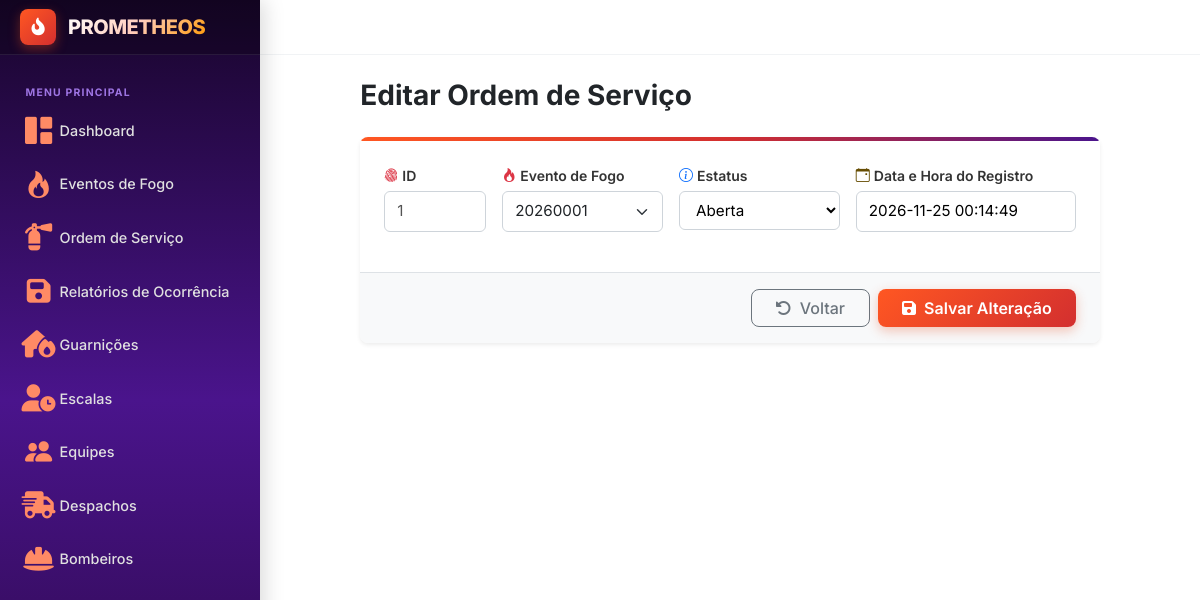
The page /ordemServico/editar/1 on the database its author committed.
### evento_fogo/models.py (models this page shows, shortened)
class OrdemServico(models.Model):
    id = models.IntegerField(primary_key=True)
    id_evento_fogo = models.OneToOneField(EventoFogo, on_delete=models.CASCADE)
    data_emissao = models.DateTimeField()
    estatus = models.CharField(choices=Estatus, default=Estatus.ABERTA)

### evento_fogo/views.py (the view)
# urls.py: path('ordemServico/editar/<id>', fogoViews.editaOrdemServico, name='editaOrdemServico'),
def editaOrdemServico(request, id=None):
    os = OrdemServico.objects.get(pk = id)
    form = OrdemServicoForm(request.POST or None, instance=os)
    if form.is_valid():
        form.save()
        return redirect('ordemServico')
    dicionario = {
        "form" : form
    }
    return render(request, 'evento_fogo/editaOrdemServico.html', dicionario)

### evento_fogo/forms.py
class OrdemServicoForm(forms.ModelForm):
    class Meta:
        model = OrdemServico
        fields = '__all__'
    def __init__(self, *args, **kwargs):
        super(OrdemServicoForm, self).__init__(*args, **kwargs)
        self.fields['id'].widget.attrs['placeholder'] = 'Número de segurança'
        self.fields['data_emissao'].widget.attrs['placeholder'] = 'Ex: 26/10/2005 12:00'
        campo = self.fields['id_evento_fogo']
        campo.widget = forms.Select(attrs={"class" : "form-select"})
        campo.empty_label = "Selecione um evento de fogo disponível"
        campo.label_from_instance = (
            lambda e: f"{e.codigo}"
        )
        disponivel = Q(ordemservico__isnull=True)
        if self.instance.pk:
            disponivel |= Q(pk=self.instance.id_evento_fogo_id)
        campo.queryset = EventoFogo.objects.filter(disponivel).order_by("-data_registro")
        if self.instance and self.instance.pk:
            self.fields['id'].disabled = True

### templates/evento_fogo/editaOrdemServico.html (shortened to what this page needs)
{% extends 'layout.html' %}
{% block content %}
<div class="row justify-content-center">
    <div class="col-12 col-xl-10 col-xxl-9">
        <div class="d-flex flex-wrap align-items-center justify-content-between gap-3 mb-4">
            <div>
                <h1 class="h3 fw-bold mb-0 text-dark">
                    {% if form.instance.pk %}Editar Ordem de Serviço{% else %}Novo Evento de Fogo{% endif %}
                </h1>
            </div>
        </div>
        <div class="card border-0 shadow-sm rounded-3 overflow-hidden">
            <div style="height: 4px; background: linear-gradient(90deg, var(--fire-orange), var(--fire-red-dark), var(--purple-mid));"></div>
            <form method="post" novalidate>
                <div class="card-body p-4">
                    <div class="row g-3 mb-3">
                        <div class="col-12 col-md-2 form-field-wrapper">
                            <label for="{{ form.id.id_for_label }}" class="form-label-custom">
                                <i class="bi bi-fingerprint text-danger me-1"></i>ID
                            </label>
                            <div>{{ form.id }}</div>
                        </div>
                        <div class="col-12 col-md-3 form-field-wrapper">
                            <label for="{{ form.codigo.id_for_label }}" class="form-label-custom">
                                <i class="bi bi-fire text-danger me-1"></i>Evento de Fogo
                            </label>
                            <div>{{ form.id_evento_fogo }}</div>
                        </div>
                        <div class="col-12 col-md-3 form-field-wrapper">
                            <label for="{{ form.estatus.id_for_label }}" class="form-label-custom">
                                <i class="bi bi-info-circle text-primary me-1"></i>Estatus
                            </label>
                            <div>{{ form.estatus }}</div>
                        </div>
                        <div class="col-12 col-md-4 form-field-wrapper">
                            <label for="{{ form.data_registro.id_for_label }}" class="form-label-custom">
                                <i class="bi bi-calendar-event text-warning-emphasis me-1"></i>Data e Hora do Registro
                            </label>
                            <div>{{ form.data_emissao }}</div>
                        </div>
                    </div>
                </div>
                <div class="card-footer bg-light border-top px-4 py-3 d-flex align-items-center justify-content-between">
                    <div class="d-flex gap-2 ms-auto">
                        <a href="{% url 'ordemServico' %}" class="btn btn-outline-secondary px-4 rounded-3 fw-medium">
                            <i class="fa-solid fa-rotate-left me-1"></i> Voltar
                        </a>
                        <button type="submit" class="btn btn-fire-primary px-4 rounded-3 fw-semibold">
                            <i class="fa-solid fa-floppy-disk me-1"></i>
                            {% if form.instance.pk %}Salvar Alteração{% else %}Salvar Evento{% endif %}
                        </button>
                    </div>
                </div>
            </form>
        </div>
    </div>
</div>
{% endblock %}

### templates/layout.html (style rules this page uses)
:root { --fire-red-dark: #D32F2F; --fire-red-primary: #E64A19; --fire-orange: #FF5722; --fire-amber: #FF9800; --purple-dark: #18052B; --purple-mid: #4A148C; --purple-light: #7B1FA2; --bg-main: #ffffff; --sidebar-width: 260px; --sidebar-collapsed-width: 80px; --topbar-height: 55px; }
body { font-family: 'Inter', -apple-system, BlinkMacSystemFont, "Segoe UI", Roboto, sans-serif; background-color: var(--bg-main); color: #212529; overflow-x: hidden; margin: 0; padding: 0; }

### templates/evento_fogo/editaOrdemServico.html (style rules this page uses)
.form-field-wrapper input, .form-field-wrapper select, .form-field-wrapper textarea { display: block !important; width: 100% !important; border: 1px solid #ced4da !important; border-radius: 0.375rem !important; padding: 0.5rem 0.75rem !important; font-size: 0.95rem !important; background-color: #fff !important; box-sizing: border-box !important; }
.form-label-custom { font-weight: 600; font-size: 0.875rem; color: #333; margin-bottom: 0.35rem; display: block; }
.btn-fire-primary { background: linear-gradient(135deg, var(--fire-orange), var(--fire-red-dark)); color: #ffffff; border: none; box-shadow: 0 4px 12px rgba(230, 74, 25, 0.3); transition: all 0.2s ease; }

### rows shown on the page
OrdemServico: id "1", id_evento_fogo "20260001", estatus "Aberta", data_emissao "2026-11-25 00:14:49"
